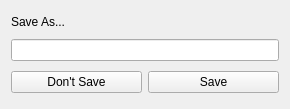
<?xml version="1.0" encoding="UTF-8"?>
<ui version="4.0">
 <class>Form</class>
 <widget class="QWidget" name="Form">
  <property name="geometry">
   <rect>
    <x>0</x>
    <y>0</y>
    <width>290</width>
    <height>109</height>
   </rect>
  </property>
  <property name="windowTitle">
   <string>Form</string>
  </property>
  <layout class="QGridLayout" name="gridLayout">
   <item row="2" column="0">
    <widget class="QPushButton" name="pushButton">
     <property name="text">
      <string>Don't Save</string>
     </property>
    </widget>
   </item>
   <item row="2" column="1">
    <widget class="QPushButton" name="pushButton_2">
     <property name="text">
      <string>Save</string>
     </property>
    </widget>
   </item>
   <item row="1" column="0" colspan="2">
    <widget class="QLineEdit" name="lineEdit"/>
   </item>
   <item row="0" column="0" colspan="2">
    <widget class="QLabel" name="label">
     <property name="sizePolicy">
      <sizepolicy hsizetype="Preferred" vsizetype="Fixed">
       <horstretch>0</horstretch>
       <verstretch>0</verstretch>
      </sizepolicy>
     </property>
     <property name="text">
      <string>Save As...</string>
     </property>
    </widget>
   </item>
  </layout>
 </widget>
 <resources/>
 <connections/>
</ui>
